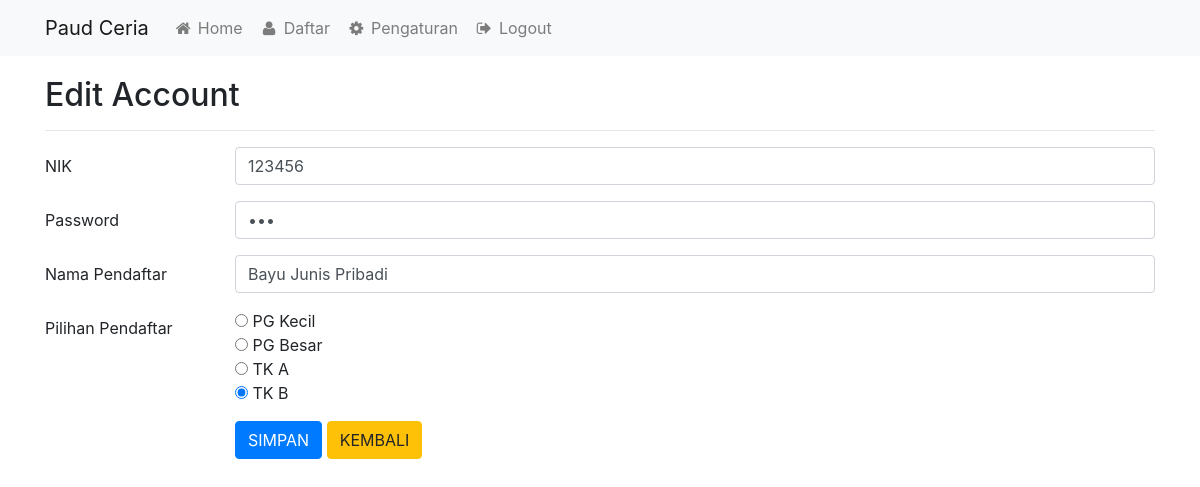
The app's page /admin/a_edit_daftar.php?no_pendaftaran=PD001 with its own data.
### tables this page shows
CREATE TABLE `tbl_daftar` (
  `no_pendaftaran` varchar(30) NOT NULL,
  `nik` varchar(30) NOT NULL,
  `password` varchar(30) NOT NULL,
  `nama_pendaftar` varchar(30) NOT NULL,
  `pilihan_pendaftar` varchar(30) NOT NULL
);

### admin/a_edit_daftar.php (the view, shortened to what this page needs)
<?php
include('../koneksi/config.php');
?>
<!DOCTYPE html>
<html>
<head>
	<link rel="stylesheet" type="text/css" href="style.css">
	<link rel="stylesheet" href="../assets/css/bootstrap.min.css">
    <link rel="stylesheet" href="../assets/css/font-awesome.min.css">
</head>
<body>
	<nav class="navbar navbar-expand-lg navbar-light bg-light">
		<div class="container">
			<a class="navbar-brand" href="#">Paud Ceria</a>
			<div class="collapse navbar-collapse" id="navbarSupportedContent">
				<ul class="navbar-nav mr-auto">
					<li class="nav-item">
						<a class="nav-link" href="a_index.php"	><span class="fa fa-home fa-fw"></span> Home</a>
					</li>
					<li class="nav-item">
						<a class="nav-link" href="a_tampil_daftar.php"><span class="fa fa-user fa-fw"></span> Daftar</a>
					</li>
					<li class="nav-item">
						<a class="nav-link" href="a_pengaturan.php"><span class="fa fa-cog fa-fw"></span> Pengaturan</a>
					</li>
					<li class="nav-item">
						<a class="nav-link" href="logout.php"><span class="fa fa-sign-out fa-fw"></span> Logout</a>
					</li>
				</ul>
			</div>
		</div>
	</nav>
	<div class="container" style="margin-top:20px">
		<h2>Edit Account</h2>
		<hr>
<?php
		if(isset($_GET['no_pendaftaran'])){
			$no_pendaftaran = $_GET['no_pendaftaran'];
			$select = mysqli_query($koneksi, "SELECT * FROM tbl_daftar WHERE no_pendaftaran='$no_pendaftaran'") or die(mysqli_error($koneksi));
			if(mysqli_num_rows($select) == 0){
				echo '<div class="alert alert-warning">ID tidak ada dalam database.</div>';
				exit();
			}else{
				$data = mysqli_fetch_assoc($select);
			}
		}
		?>
		<form action="" method="post">
			<div class="form-group row">
				<label class="col-sm-2 col-form-label">NIK</label>
				<div class="col-sm-10">
					<input type="number" name="nik" class="form-control" size="4" value="<?php echo $data['nik']; ?>" required>
				</div>
			</div>
			<div class="form-group row">
				<label class="col-sm-2 col-form-label">Password</label>
				<div class="col-sm-10">
					<input type="password" name="password" class="form-control" value="<?php echo $data['password']; ?>" required>
				</div>
			</div>
			<div class="form-group row">
				<label class="col-sm-2 col-form-label">Nama Pendaftar</label>
				<div class="col-sm-10">
					<input type="text" name="nama_pendaftar" class="form-control" value="<?php echo $data['nama_pendaftar']; ?>" required>
				</div>
			</div>
			<div class="form-group row">
		<label class="col-sm-2 col-form-label">Pilihan Pendaftar</label>
					<div class="col-sm-10">
					<div class="radio">
						<input type="radio" name="pilihan_pendaftar" value="PG Kecil"  <?php if($data['pilihan_pendaftar']=='PG Kecil'){ ; ?> checked <?php } ?>> PG Kecil
					</div>
					<div class="radio">
						<input type="radio" name="pilihan_pendaftar" value="PG Besar"  <?php if($data['pilihan_pendaftar']=='PG Besar'){ ; ?> checked <?php } ?>> PG Besar
					</div>
					<div class="radio">
						<input type="radio" name="pilihan_pendaftar" value="TK A"  <?php if($data['pilihan_pendaftar']=='TK A'){ ; ?> checked <?php } ?>> TK A
					</div>
					<div class="radio">
						<input type="radio" name="pilihan_pendaftar" value="TK B"  <?php if($data['pilihan_pendaftar']=='TK B'){ ; ?> checked <?php } ?>> TK B
					</div>
					</div>
	</div>
			<div class="form-group row">
				<label class="col-sm-2 col-form-label">&nbsp;</label>
				<div class="col-sm-10">
					<input type="submit" name="submit" class="btn btn-primary" value="SIMPAN">
					<a href="a_tampil_daftar.php" class="btn btn-warning">KEMBALI</a>
				</div>
			</div>
		</form>
	</div>
</body>
</html>

### admin/style.css (style rules this page uses)
body { font-family: sans-serif; background: #ebf9fb; }
label { font-size: 11pt; }

### records on screen
tbl_daftar: nik "123456", nama_pendaftar "Bayu Junis Pribadi", pilihan_pendaftar "☑"
